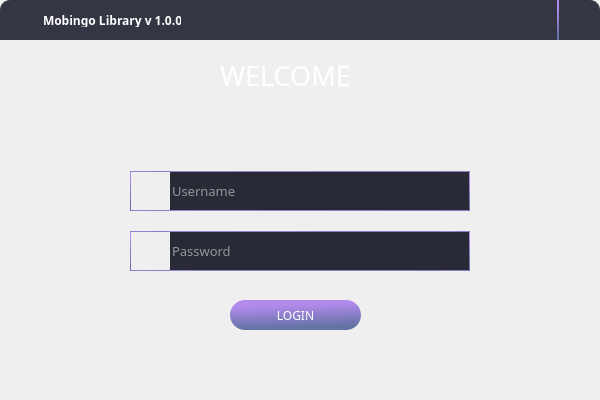
<?xml version="1.0" encoding="UTF-8"?>
<ui version="4.0">
 <class>Dialog</class>
 <widget class="QDialog" name="Dialog">
  <property name="geometry">
   <rect>
    <x>0</x>
    <y>0</y>
    <width>600</width>
    <height>400</height>
   </rect>
  </property>
  <property name="sizePolicy">
   <sizepolicy hsizetype="Fixed" vsizetype="Fixed">
    <horstretch>0</horstretch>
    <verstretch>0</verstretch>
   </sizepolicy>
  </property>
  <property name="maximumSize">
   <size>
    <width>600</width>
    <height>400</height>
   </size>
  </property>
  <property name="windowTitle">
   <string>Login</string>
  </property>
  <property name="sizeGripEnabled">
   <bool>false</bool>
  </property>
  <layout class="QVBoxLayout" name="verticalLayout">
   <property name="spacing">
    <number>0</number>
   </property>
   <property name="leftMargin">
    <number>0</number>
   </property>
   <property name="topMargin">
    <number>0</number>
   </property>
   <property name="rightMargin">
    <number>0</number>
   </property>
   <property name="bottomMargin">
    <number>0</number>
   </property>
   <item>
    <widget class="QFrame" name="frame">
     <property name="maximumSize">
      <size>
       <width>16777215</width>
       <height>40</height>
      </size>
     </property>
     <property name="styleSheet">
      <string notr="true">QFrame{
background-color: rgb(52, 54, 68);
padding-top:2px;
border-top-right-radius: 10px;
border-top-left-radius: 10px;
}</string>
     </property>
     <property name="frameShape">
      <enum>QFrame::NoFrame</enum>
     </property>
     <property name="frameShadow">
      <enum>QFrame::Plain</enum>
     </property>
     <widget class="QPushButton" name="signUpBtn">
      <property name="geometry">
       <rect>
        <x>520</x>
        <y>0</y>
        <width>40</width>
        <height>40</height>
       </rect>
      </property>
      <property name="minimumSize">
       <size>
        <width>40</width>
        <height>40</height>
       </size>
      </property>
      <property name="maximumSize">
       <size>
        <width>40</width>
        <height>40</height>
       </size>
      </property>
      <property name="toolTip">
       <string>Add New User</string>
      </property>
      <property name="styleSheet">
       <string notr="true">QPushButton{
border: none;
background-colour: transparent;

}
QPushButton:pressed{
background-color: qlineargradient(spread:pad, x1:0.392, y1:0.170364, x2:0.51, y2:0.95, stop:0.00627353 rgba(178, 138, 236, 100), stop:0.984012 rgba(98, 114, 164, 100));
border-style: inset;
}
</string>
      </property>
      <property name="text">
       <string/>
      </property>
      <property name="icon">
       <iconset resource="files.qrc">
        <normaloff>:/20x20/icons/20x20/cil-user-follow.png</normaloff>:/20x20/icons/20x20/cil-user-follow.png</iconset>
      </property>
      <property name="iconSize">
       <size>
        <width>56</width>
        <height>56</height>
       </size>
      </property>
     </widget>
     <widget class="QPushButton" name="logOffBtn">
      <property name="geometry">
       <rect>
        <x>557</x>
        <y>0</y>
        <width>40</width>
        <height>40</height>
       </rect>
      </property>
      <property name="minimumSize">
       <size>
        <width>40</width>
        <height>40</height>
       </size>
      </property>
      <property name="maximumSize">
       <size>
        <width>40</width>
        <height>40</height>
       </size>
      </property>
      <property name="toolTip">
       <string>Exit</string>
      </property>
      <property name="styleSheet">
       <string notr="true">QPushButton{
border: none;
background-colour: transparent;
border-left: 2px solid qlineargradient(spread:pad, x1:0.392, y1:0.170364, x2:0.51, y2:0.95, stop:0.00627353 rgba(178, 138, 236, 255), stop:0.984012 rgba(98, 114, 164, 255));
}
QPushButton:pressed{
background-color: qlineargradient(spread:pad, x1:0.392, y1:0.170364, x2:0.51, y2:0.95, stop:0.00627353 rgba(178, 138, 236, 100), stop:0.984012 rgba(98, 114, 164, 100));
border-style: inset;
}
</string>
      </property>
      <property name="text">
       <string/>
      </property>
      <property name="icon">
       <iconset resource="files.qrc">
        <normaloff>:/20x20/icons/20x20/cil-power-standby.png</normaloff>:/20x20/icons/20x20/cil-power-standby.png</iconset>
      </property>
      <property name="iconSize">
       <size>
        <width>32</width>
        <height>32</height>
       </size>
      </property>
     </widget>
     <widget class="QLabel" name="label_2">
      <property name="geometry">
       <rect>
        <x>40</x>
        <y>11</y>
        <width>141</width>
        <height>16</height>
       </rect>
      </property>
      <property name="font">
       <font>
        <family>Montserrat SemiBold</family>
        <pointsize>9</pointsize>
        <weight>75</weight>
        <bold>true</bold>
       </font>
      </property>
      <property name="styleSheet">
       <string notr="true">color: white;</string>
      </property>
      <property name="text">
       <string>Mobingo Library v 1.0.0</string>
      </property>
     </widget>
     <widget class="QFrame" name="frame_3">
      <property name="geometry">
       <rect>
        <x>0</x>
        <y>6</y>
        <width>40</width>
        <height>31</height>
       </rect>
      </property>
      <property name="maximumSize">
       <size>
        <width>40</width>
        <height>40</height>
       </size>
      </property>
      <property name="styleSheet">
       <string notr="true">image: url(:/20x20/icons/20x20/cil-library.png);</string>
      </property>
      <property name="frameShape">
       <enum>QFrame::NoFrame</enum>
      </property>
      <property name="frameShadow">
       <enum>QFrame::Plain</enum>
      </property>
     </widget>
    </widget>
   </item>
   <item>
    <widget class="QFrame" name="frame_2">
     <property name="styleSheet">
      <string notr="true">QFrame{
	background-color: qlineargradient(spread:pad, x1:0.148, 				    y1:0.0738636, x2:0.983, y2:0.33, stop:0 rgba(33, 35, 45, 255),      	stop:1 rgba(68, 71, 90, 255));
	border-bottom-right-radius: 10px;
	border-bottom-left-radius: 10px;

}</string>
     </property>
     <property name="frameShape">
      <enum>QFrame::NoFrame</enum>
     </property>
     <property name="frameShadow">
      <enum>QFrame::Plain</enum>
     </property>
     <widget class="QLabel" name="label">
      <property name="geometry">
       <rect>
        <x>220</x>
        <y>20</y>
        <width>151</width>
        <height>31</height>
       </rect>
      </property>
      <property name="font">
       <font>
        <family>Montserrat Medium</family>
        <pointsize>20</pointsize>
       </font>
      </property>
      <property name="styleSheet">
       <string notr="true">color: white;
background-color: transparent;</string>
      </property>
      <property name="text">
       <string>WELCOME</string>
      </property>
     </widget>
     <widget class="QPushButton" name="pushButton">
      <property name="geometry">
       <rect>
        <x>260</x>
        <y>70</y>
        <width>75</width>
        <height>41</height>
       </rect>
      </property>
      <property name="styleSheet">
       <string notr="true">border: none;
background-colour: transparent;
</string>
      </property>
      <property name="text">
       <string/>
      </property>
      <property name="icon">
       <iconset>
        <normaloff>icons/user.png</normaloff>icons/user.png</iconset>
      </property>
      <property name="iconSize">
       <size>
        <width>32</width>
        <height>32</height>
       </size>
      </property>
     </widget>
     <widget class="QPushButton" name="pushButton_4">
      <property name="geometry">
       <rect>
        <x>230</x>
        <y>260</y>
        <width>131</width>
        <height>30</height>
       </rect>
      </property>
      <property name="minimumSize">
       <size>
        <width>0</width>
        <height>30</height>
       </size>
      </property>
      <property name="maximumSize">
       <size>
        <width>16777215</width>
        <height>30</height>
       </size>
      </property>
      <property name="font">
       <font>
        <family>Montserrat Light</family>
       </font>
      </property>
      <property name="styleSheet">
       <string notr="true">QPushButton{
border-radius: 15px;
background-color: qlineargradient(spread:pad, x1:0.392, y1:0.170364, x2:0.51, y2:0.95, stop:0.00627353 rgba(178, 138, 236, 255), stop:0.984012 rgba(98, 114, 164, 255));
color: white;
}
QPushButton:pressed{
background-color: qlineargradient(spread:pad, x1:0.392, y1:0.170364, x2:0.51, y2:0.95, stop:0.00627353 rgba(178, 138, 236, 100), stop:0.984012 rgba(98, 114, 164, 100));
border-style: inset;
}</string>
      </property>
      <property name="text">
       <string>LOGIN</string>
      </property>
      <property name="shortcut">
       <string>Return</string>
      </property>
     </widget>
     <widget class="QWidget" name="layoutWidget">
      <property name="geometry">
       <rect>
        <x>130</x>
        <y>130</y>
        <width>342</width>
        <height>42</height>
       </rect>
      </property>
      <layout class="QGridLayout" name="gridLayout">
       <property name="spacing">
        <number>0</number>
       </property>
       <item row="0" column="0">
        <widget class="QPushButton" name="pushButton_2">
         <property name="minimumSize">
          <size>
           <width>40</width>
           <height>40</height>
          </size>
         </property>
         <property name="maximumSize">
          <size>
           <width>40</width>
           <height>40</height>
          </size>
         </property>
         <property name="styleSheet">
          <string notr="true">border: 1px solid qlineargradient(spread:pad, x1:0.392, y1:0.170364, x2:0.51, y2:0.95, stop:0.00627353 rgba(178, 138, 236, 255), stop:0.984012 rgba(98, 114, 164, 255));
background-colour: transparent;
border-right:none;

</string>
         </property>
         <property name="text">
          <string/>
         </property>
         <property name="icon">
          <iconset resource="files.qrc">
           <normaloff>:/16x16/icons/16x16/cil-user.png</normaloff>:/16x16/icons/16x16/cil-user.png</iconset>
         </property>
         <property name="iconSize">
          <size>
           <width>32</width>
           <height>32</height>
          </size>
         </property>
        </widget>
       </item>
       <item row="0" column="1">
        <widget class="QLineEdit" name="usernameLEdit">
         <property name="minimumSize">
          <size>
           <width>300</width>
           <height>40</height>
          </size>
         </property>
         <property name="maximumSize">
          <size>
           <width>300</width>
           <height>40</height>
          </size>
         </property>
         <property name="font">
          <font>
           <family>Montserrat Medium</family>
           <pointsize>10</pointsize>
          </font>
         </property>
         <property name="styleSheet">
          <string notr="true">QLineEdit{
	border: 1px solid qlineargradient(spread:pad, x1:0.392, y1:0.170364, x2:0.51, y2:0.95, stop:0.00627353 rgba(178, 138, 236, 255), stop:0.984012 rgba(98, 114, 164, 255));
	background-color:rgb(40, 42, 54);
color: white;
border-left:none;
}</string>
         </property>
         <property name="placeholderText">
          <string>Username</string>
         </property>
        </widget>
       </item>
      </layout>
     </widget>
     <widget class="QLabel" name="error_label">
      <property name="geometry">
       <rect>
        <x>170</x>
        <y>300</y>
        <width>241</width>
        <height>31</height>
       </rect>
      </property>
      <property name="styleSheet">
       <string notr="true">background:none;
color: rgb(255, 85, 255);
font: 25 8pt &quot;Mulish Light&quot;;</string>
      </property>
      <property name="text">
       <string/>
      </property>
      <property name="alignment">
       <set>Qt::AlignCenter</set>
      </property>
     </widget>
     <widget class="QPushButton" name="pushButton_5">
      <property name="geometry">
       <rect>
        <x>130</x>
        <y>191</y>
        <width>40</width>
        <height>40</height>
       </rect>
      </property>
      <property name="minimumSize">
       <size>
        <width>40</width>
        <height>40</height>
       </size>
      </property>
      <property name="maximumSize">
       <size>
        <width>40</width>
        <height>40</height>
       </size>
      </property>
      <property name="styleSheet">
       <string notr="true">border: 1px solid qlineargradient(spread:pad, x1:0.392, y1:0.170364, x2:0.51, y2:0.95, stop:0.00627353 rgba(178, 138, 236, 255), stop:0.984012 rgba(98, 114, 164, 255));
background-colour: transparent;
border-right:none;

</string>
      </property>
      <property name="text">
       <string/>
      </property>
      <property name="icon">
       <iconset resource="files.qrc">
        <normaloff>:/16x16/icons/16x16/cil-lock-locked.png</normaloff>:/16x16/icons/16x16/cil-lock-locked.png</iconset>
      </property>
      <property name="iconSize">
       <size>
        <width>32</width>
        <height>32</height>
       </size>
      </property>
     </widget>
     <widget class="QLineEdit" name="passwordLEdit">
      <property name="geometry">
       <rect>
        <x>170</x>
        <y>191</y>
        <width>270</width>
        <height>40</height>
       </rect>
      </property>
      <property name="minimumSize">
       <size>
        <width>270</width>
        <height>40</height>
       </size>
      </property>
      <property name="maximumSize">
       <size>
        <width>270</width>
        <height>40</height>
       </size>
      </property>
      <property name="font">
       <font>
        <family>Montserrat Medium</family>
        <pointsize>10</pointsize>
       </font>
      </property>
      <property name="styleSheet">
       <string notr="true">QLineEdit{
	border: 1px solid qlineargradient(spread:pad, x1:0.392, y1:0.170364, x2:0.51, y2:0.95, stop:0.00627353 rgba(178, 138, 236, 255), stop:0.984012 rgba(98, 114, 164, 255));
	background-color:rgb(40, 42, 54);
	color: white;
	border-left:none;
	border-right:none;
}</string>
      </property>
      <property name="echoMode">
       <enum>QLineEdit::Password</enum>
      </property>
      <property name="placeholderText">
       <string>Password</string>
      </property>
     </widget>
     <widget class="QPushButton" name="viewPasswordBtn">
      <property name="geometry">
       <rect>
        <x>440</x>
        <y>191</y>
        <width>30</width>
        <height>40</height>
       </rect>
      </property>
      <property name="sizePolicy">
       <sizepolicy hsizetype="Expanding" vsizetype="Expanding">
        <horstretch>0</horstretch>
        <verstretch>0</verstretch>
       </sizepolicy>
      </property>
      <property name="minimumSize">
       <size>
        <width>30</width>
        <height>40</height>
       </size>
      </property>
      <property name="maximumSize">
       <size>
        <width>30</width>
        <height>40</height>
       </size>
      </property>
      <property name="styleSheet">
       <string notr="true">QPushButton{
border: 1px solid qlineargradient(spread:pad, x1:0.392, y1:0.170364, x2:0.51, y2:0.95, stop:0.00627353 rgba(178, 138, 236, 255), stop:0.984012 rgba(98, 114, 164, 255));
background-color: rgb(40, 42, 54);
border-left:none;
}

QPushButton:pressed{
	background-color: rgba(178, 138, 236, 150);
}

</string>
      </property>
      <property name="text">
       <string/>
      </property>
      <property name="icon">
       <iconset resource="files.qrc">
        <normaloff>:/20x20/icons/20x20/eye.png</normaloff>:/20x20/icons/20x20/eye.png</iconset>
      </property>
      <property name="iconSize">
       <size>
        <width>20</width>
        <height>20</height>
       </size>
      </property>
     </widget>
    </widget>
   </item>
  </layout>
 </widget>
 <tabstops>
  <tabstop>usernameLEdit</tabstop>
  <tabstop>passwordLEdit</tabstop>
  <tabstop>pushButton_4</tabstop>
  <tabstop>viewPasswordBtn</tabstop>
  <tabstop>signUpBtn</tabstop>
  <tabstop>logOffBtn</tabstop>
  <tabstop>pushButton</tabstop>
  <tabstop>pushButton_2</tabstop>
  <tabstop>pushButton_5</tabstop>
 </tabstops>
 <resources>
  <include location="files.qrc"/>
 </resources>
 <connections/>
</ui>
